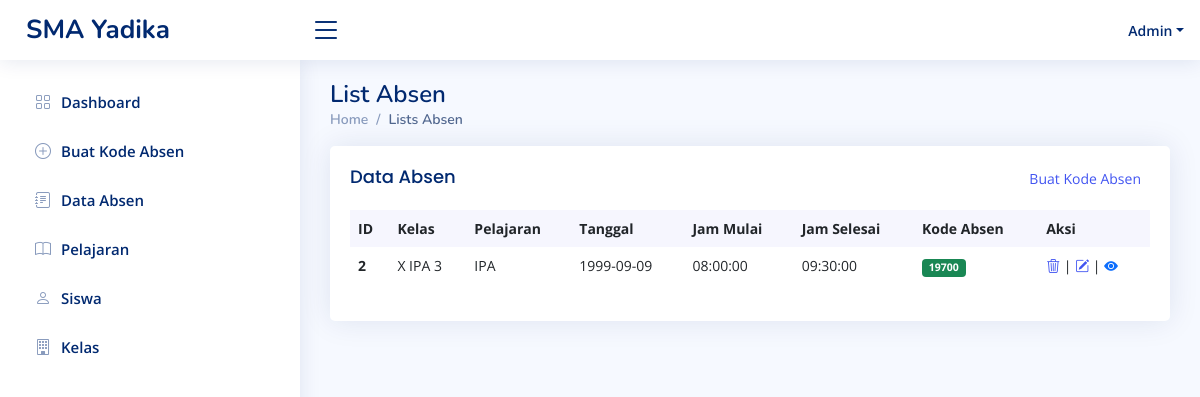
Before: /index.php/admin/view_absen with the older database file.
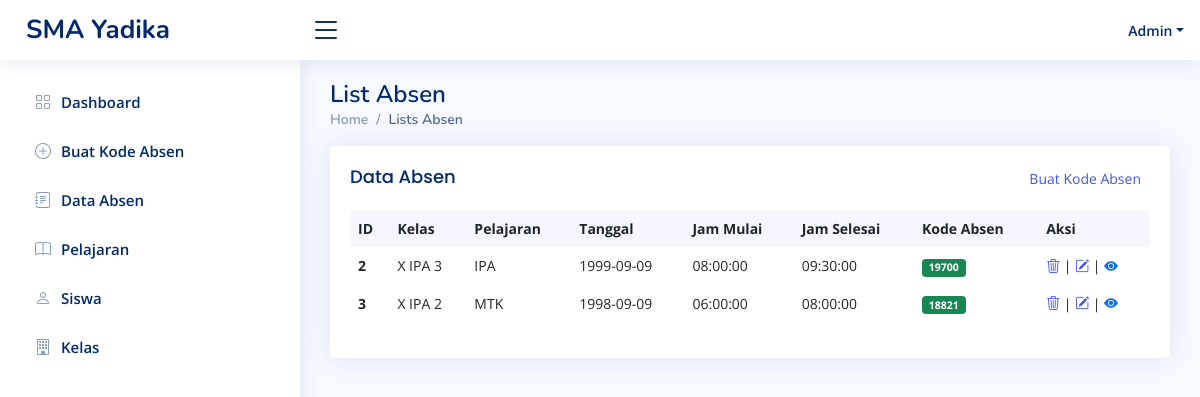
After: the same page with the newer database file.
### tables this page shows
CREATE TABLE `absen` (
  `id_absen` int(255) NOT NULL,
  `id_kelas` int(255) NOT NULL,
  `id_pelajaran` int(255) NOT NULL,
  `nama_guru` varchar(255) NOT NULL,
  `tanggal` date NOT NULL,
  `jam_mulai` time NOT NULL,
  `jam_selesai` time NOT NULL,
  `kode_absen` varchar(255) NOT NULL
);

CREATE TABLE `kelas` (
  `id_kelas` int(255) NOT NULL,
  `nama_kelas` varchar(255) NOT NULL,
  `jumlah_murid` int(255) NOT NULL
);

CREATE TABLE `pelajaran` (
  `id_pelajaran` int(255) NOT NULL,
  `nama_pelajaran` varchar(255) NOT NULL,
  `nama_guru` varchar(255) NOT NULL
);

### application/controllers/Admin.php (called while the page is built, shortened)
<?php
class Admin extends CI_Controller {
	public function __construct()
	{
		$this->load->model('akun_model');
		$this->load->model('crud_model');
	}
	public function view_absen()
	{
		$data['array_absen'] = $this->crud_model->mengambil_data_join('absen',['kelas','pelajaran']);
		$this->load->view('admin_view_absen',$data);
	}
}

### index.php (called while the page is built, shortened)
<?php
require_once BASEPATH.'core/CodeIgniter.php';

### application/models/Crud_model.php (called while the page is built, shortened)
<?php
class Crud_model extends CI_Model{
	public function mengambil_data_join($nama_tabel,$array_tabel)
	{
		$this->db->select('*');
		$this->db->from($nama_tabel);
		foreach($array_tabel as $tabel){
			$this->db->join($tabel, $nama_tabel.'.id_'.$tabel.' = '.$tabel.'.id_'.$tabel.'');
		}
		$query = $this->db->get();
		return $query->result();
	}
}

### application/views/admin_view_absen.php (the view, shortened to what this page needs)
<!DOCTYPE html>
<html lang="en">
<head>
  <link href="<?=base_url()?>css/bootstrap.min.css" rel="stylesheet">
  <link href="<?=base_url()?>css/niceadmin.css" rel="stylesheet">
  <link href="<?=base_url()?>css/bootstrap-icons/bootstrap-icons.css" rel="stylesheet">
  <link href="<?=base_url()?>css/boxicons/css/boxicons.min.css" rel="stylesheet">
  <link href="<?=base_url()?>css/quill/quill.snow.css" rel="stylesheet">
  <link href="<?=base_url()?>css/quill/quill.bubble.css" rel="stylesheet">
  <link href="<?=base_url()?>css/remixicon/remixicon.css" rel="stylesheet">
  <link href="<?=base_url()?>css/simple-datatables/style.css" rel="stylesheet">
</head>
<body>
  <main id="main" class="main">
    <div class="pagetitle">
      <h1>List Absen</h1>
      <nav>
        <ol class="breadcrumb">
          <li class="breadcrumb-item"><a href="<?=site_url('admin')?>">Home</a></li>
          <li class="breadcrumb-item active">Lists Absen</li>
        </ol>
      </nav>
    </div>
    <section class="section dashboard">
              <div class="card recent-sales overflow-auto">
                <div class="card-body">
                  <div class="d-flex justify-content-between">
					<h5 class="card-title">Data Absen</h5>
					<button class="btn btn-sm text-primary"><a href="<?=site_url('admin/add_absen')?>">Buat Kode Absen</a></button>
				  </div>
                  <table class="table table-borderless datatable">
                    <thead>
                      <tr>
                        <th scope="col">ID</th>
                        <th scope="col">Kelas</th>
                        <th scope="col">Pelajaran</th>
                        <th scope="col">Tanggal</th>
                        <th scope="col">Jam Mulai</th>
                        <th scope="col">Jam Selesai</th>
                        <th scope="col">Kode Absen</th>
                        <th scope="col">Aksi</th>
                      </tr>
                    </thead>
                    <tbody>
<?php foreach($array_absen as $absen): ?>
                      <tr>
                        <th scope="row"><?=$absen->id_absen?></th>
                        <td><?=$absen->nama_kelas?></td>
                        <td><?=$absen->nama_pelajaran?></td>
                        <td><?=$absen->tanggal?></td>
                        <td><?=$absen->jam_mulai?></td>
                        <td><?=$absen->jam_selesai?></td>
                        <td><span class="badge bg-success"><?=$absen->kode_absen?></span></td>
                        <td><a href="<?=site_url('admin/hapus_absen/'.$absen->id_absen)?>"><i class="bi bi-trash3"></i></a> |
						<a href="<?=site_url('admin/edit_absen/'.$absen->id_absen)?>"><i class="bi bi-pencil-square"></i></a> |
						<i data-bs-toggle="modal" data-bs-target="#exampleModal<?=$absen->id_absen?>" class="bi text-primary bi-eye-fill"></i></td>
                      </tr>
<?php endforeach; ?>
                    </tbody>
                  </table>
                </div>
              </div>
	</section>
  </main>
</body>
</html>

Changed rows visible on the page:
added absen: id_absen "3", id_kelas.nama_kelas "X IPA 2", id_pelajaran.nama_pelajaran "MTK", tanggal "1998-09-09", jam_mulai "06:00:00", jam_selesai "08:00:00", kode_absen "18821"
